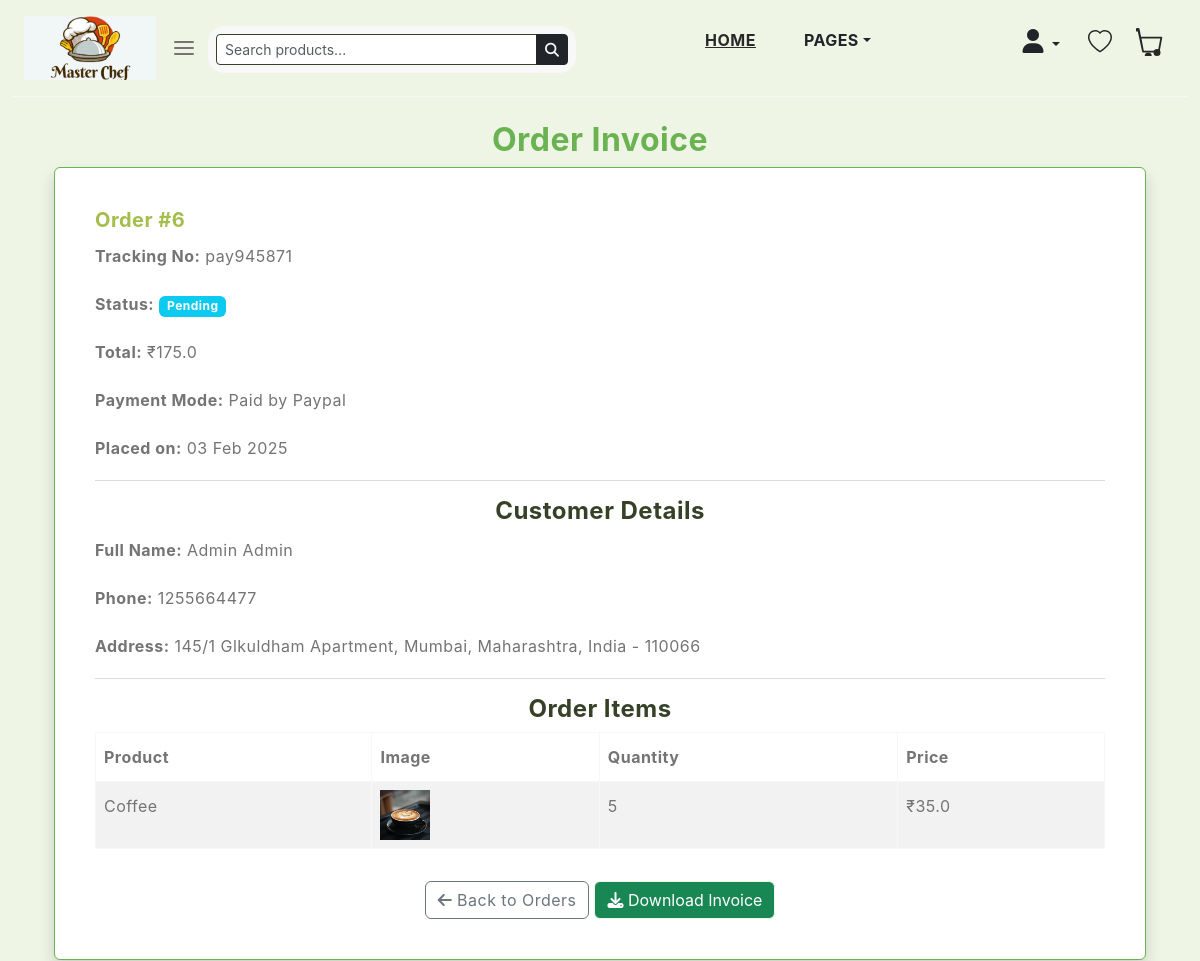
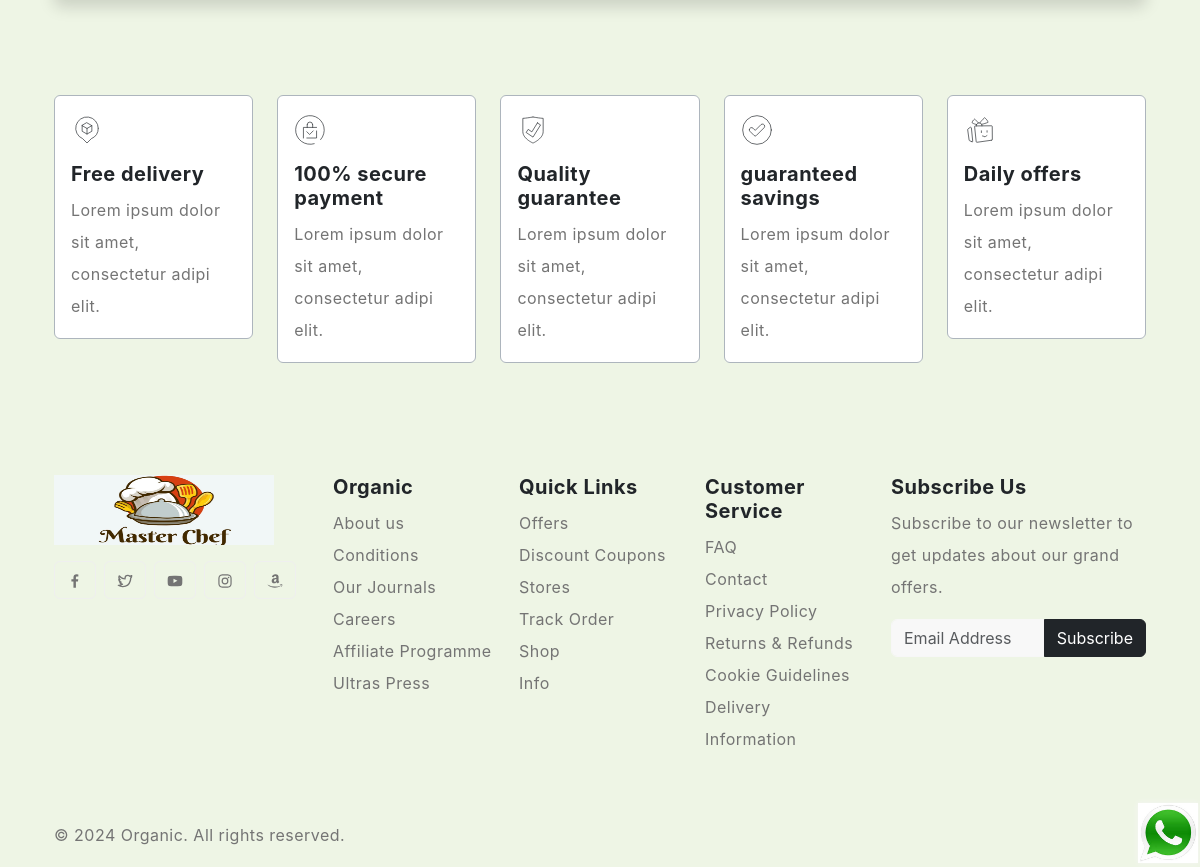
The page /orders/6/ (signed in) on the database its author committed (2 pictures, top to bottom).
### FoodApp/models.py (models this page shows, shortened)
class Order(models.Model):
    user = models.ForeignKey(User,on_delete=models.CASCADE)
    fname = models.CharField(max_length=550,null=False)
    lname = models.CharField(max_length=550,null=False)
    email = models.EmailField(max_length=254,null=False)
    phone = models.CharField(max_length=50,null=False)
    address = models.TextField(null=False)
    city = models.CharField(max_length=550,null=False)
    state = models.CharField(max_length=550,null=False)
    country = models.CharField(max_length=550,null=False)
    pincode = models.IntegerField(null=False)
    total_price = models.FloatField(null=False)
    payment_mode = models.CharField(max_length=550,null=False)
    payment_id = models.CharField(max_length=550,null=True)
    orderstatus = (
        ('Pending','pending'),
        ('Out for Shipping','Out for Shipping'),
        ('Completed','Completed'),
    )
    status = models.CharField(max_length=550,choices=orderstatus,default='Pending')
    messages = models.TextField(null=True)
    trackno = models.CharField(max_length=5000,null=False)
    created_at = models.DateTimeField(auto_now_add=True)
    updated_at = models.DateTimeField(auto_now=True)

class OrderItem(models.Model):
    order = models.ForeignKey(Order,on_delete=models.CASCADE)
    product = models.ForeignKey(Product,on_delete=models.CASCADE)
    price = models.FloatField(null=False)
    qty = models.IntegerField(null=False)

class Product(models.Model):
    category = models.ForeignKey(Category, on_delete=models.CASCADE)
    slug=models.CharField(max_length=150,null=False,blank=False)
    name=models.CharField(max_length=150,null=False,blank=False)
    product_image=models.ImageField(upload_to=get_image_path,null=True,blank=True)
    small_description=models.CharField(max_length= 250,null=False,blank=False)
    quantity=models.IntegerField(null=False,blank=False)
    descriptions=models.TextField(max_length= 500,null=False,blank=False)
    original_price=models.FloatField(null=False,blank=False)
    selling_price=models.FloatField(null=False,blank=False)
    status=models.BooleanField(default=False,help_text="0=default,1=Trending")
    trending=models.BooleanField(default=False,help_text="0=default,1=Trending")
    tag=models.CharField(max_length=150,null=False,blank=False)
    meta_title=models.CharField(max_length=150,null=False,blank=False)
    meta_keywords=models.CharField(max_length=150,null=False,blank=False)
    meta_description=models.TextField(max_length= 500,null=False,blank=False)
    created_at=models.DateTimeField(auto_now_add=True)

### FoodApp/views.py (the view)
# urls.py: path('orders/<int:order_id>/',views.order_detail, name='order_detail'),
@login_required
def order_detail(request, order_id):
    order = get_object_or_404(Order, id=order_id, user=request.user)
    order_items = OrderItem.objects.filter(order=order)
    return render(request, 'pages/order_detail.html', {'order': order, 'order_items': order_items})

### templates/pages/order_detail.html (shortened to what this page needs)
{% extends 'base.html' %}
    {% load static %}
        {% block content %}
        <div class="container mt-4">
            <h2 class="text-center text-primary">Order Invoice</h2>
            <div class="card shadow border-primary p-4" id="invoice">
                <div class="card-body">
                    <h5 class="text-success">Order #{{ order.id }}</h5>
                    <p><strong>Tracking No:</strong> {{ order.trackno }}</p>
                    <p><strong>Status:</strong> <span class="badge bg-info">{{ order.status }}</span></p>
                    <p><strong>Total:</strong> ₹{{ order.total_price }}</p>
                    <p><strong>Payment Mode:</strong> {{ order.payment_mode }}</p>
                    <p><strong>Placed on:</strong> {{ order.created_at|date:"d M Y" }}</p>
                    <hr>
                    <h4 class="text-center text-secondary">Customer Details</h4>
                    <p><strong>Full Name:</strong> {{ order.fname }} {{ order.lname }}</p>
                    <p><strong>Phone:</strong> {{ order.phone }}</p>
                    <p><strong>Address:</strong> {{ order.address }}, {{ order.city }}, {{ order.state }}, {{ order.country }} - {{ order.pincode }}</p>
                    <hr>
                    <h4 class="text-center text-secondary">Order Items</h4>
                    <div class="table-responsive">
                        <table class="table table-bordered table-striped">
                            <thead class="bg-primary text-white">
                                <tr>
                                    <th>Product</th>
                                    <th>Image</th>
                                    <th>Quantity</th>
                                    <th>Price</th>
                                </tr>
                            </thead>
                            <tbody>
                                {% for item in order_items %}
                                <tr>
                                    <td>{{ item.product.name }}</td>
                                    <td>
                                        <img src="{{ item.product.product_image.url }}" alt="Product Image" width="50" height="50">
                                    </td>
                                    <td>{{ item.qty }}</td>
                                    <td>₹{{ item.price }}</td>
                                </tr>
                                {% endfor %}
                            </tbody>
                        </table>
                    </div>
                    <div class="text-center mt-3">
                        <a href="{% url 'orders' %}" class="btn btn-outline-secondary">
                            <i class="fas fa-arrow-left"></i> Back to Orders
                        </a>
                        <button onclick="downloadInvoice()" class="btn btn-success">
                            <i class="fas fa-download"></i> Download Invoice
                        </button>
                    </div>
                </div>
            </div>
        </div>
        {% endblock %}

### static/css/style.css (style rules this page uses)
body { --heading-font : "Inter", sans-serif; --bs-link-color: #333; --bs-link-hover-color:#333; --bs-link-color-rgb: 40,40,40; --bs-link-hover-color-rgb: 0,0,0; --bs-light-rgb: 248, 248, 248; --bs-font-sans-serif: "Inter", sans-serif; --bs-body-font-family: var(--bs-font-sans-serif); --bs-body-font-size: 1rem; --bs-body-font-weight: 400; --bs-body-line-height: 2; --bs-body-color: #747474; --bs-primary: #6BB252; --bs-primary-rgb: 107, 178, 82; --bs-secondary: #364127; --bs-secondary-rgb: 54, 65, 39; --bs-danger: #F95F09; --bs-danger-rgb: 249, 95, 9; --bs-success: #a3be4c; --bs-success-rgb: 163, 190, 76; --bs-primary-bg-subtle: #FFF9EB; --bs-success-bg-subtle: #eef5e5; --bs-border-color: #F7F7F7; }
.btn-success { --bs-btn-color: #222; --bs-btn-bg: #EEF5E4; --bs-btn-border-color: #EEF5E4; --bs-btn-hover-color: #222; --bs-btn-hover-bg: #9de3c2; --bs-btn-hover-border-color: #9de3c2; --bs-btn-focus-shadow-rgb: 60,153,110; --bs-btn-active-color: #222; --bs-btn-active-bg: #9de3c2; --bs-btn-active-border-color: #9de3c2; --bs-btn-active-shadow: inset 0 3px 5px rgba(0, 0, 0, 0.125); --bs-btn-disabled-color: #222; --bs-btn-disabled-bg: #EEF5E4; --bs-btn-disabled-border-color: #EEF5E4; }
body { letter-spacing: 0.03em; }
h1,h2,h3,h4,h5,h6 { font-family: var(--heading-font); color: var(--bs-dark); font-weight: 700; }
.container, .container-fluid, .container-lg, .container-md, .container-sm, .container-xl, .container-xxl { --bs-gutter-x: 3rem; }

### templates/base.html (style rules this page uses)
.btn-success { background-color: #198754 !important; color: white !important; }

### rows shown on the page
Order: id "6", trackno "pay945871", status "Pending", total_price "175.0", payment_mode "Paid by Paypal", created_at "03 Feb 2025", fname "Admin", lname "Admin", phone "1255664477", address "145/1 Glkuldham Apartment", city "Mumbai", state "Maharashtra", country "India", pincode "110066"
OrderItem: product.name "Coffee", product.product_image (picture), qty "5", price "35.0"
